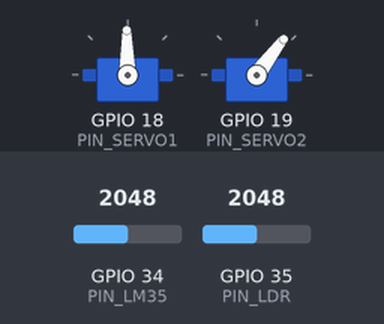
Bench run of a sketch on a simulated ESP32. Parts: 2 × servo. The inputs (shaded band) are chosen by the test bench; at power-on: GPIO 35 (PIN_LDR) = 2048, GPIO 34 (PIN_LM35) = 2048 (analog values on the 0–4095 scale). WiFi joins after 1.5 s; servers stay silent unless stated; uploads are accepted with an empty reply; the local clock reads 2024-03-15 10:24:30 at power-on unless the sketch sets it; what the sketch prints to the serial monitor is not drawn.

Above: at 3.9 s.
4.0 s: GPIO 35 (PIN_LDR) set to 2866
At 5.2 s:
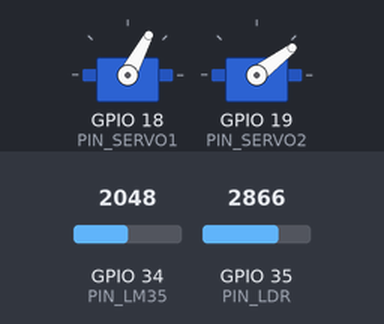
5.5 s: GPIO 35 (PIN_LDR) set to 3603
At 6.7 s:
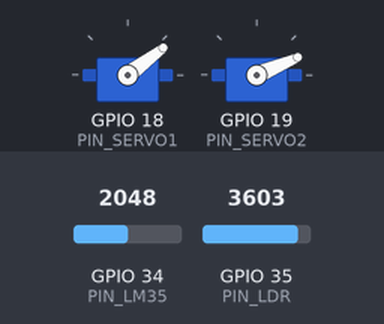
7.0 s: GPIO 35 (PIN_LDR) set to 1228
At 7.5 s:
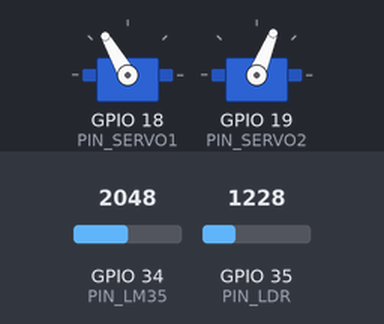
8.5 s: GPIO 35 (PIN_LDR) set to 491
At 8.9 s:
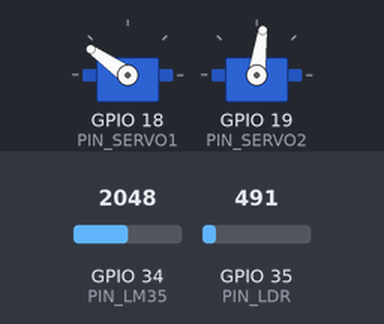
10.0 s: GPIO 35 (PIN_LDR) set to 2047
At 11.1 s:
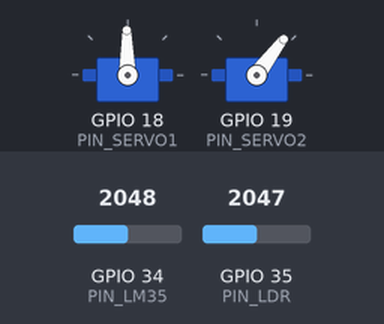
Timing chart, 0 to 12.5 s (numbered marks = the images above; inputs shaded):
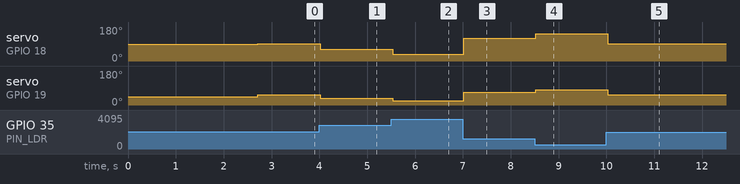

The sketch:

esp32_sensor_servo_monitor.ino
```cpp
/**
 * ============================================================================
 * ESP32 SENSOR MONITORING & AUTONOMOUS SERVO CONTROL FIRMWARE
 * College IoT Mini Project - Telemetry Transmission to Firebase RTDB
 * ============================================================================
 *
 * Hardware Setup:
 * - Microcontroller: ESP32 Dev Module
 * - Temperature Sensor: LM35 (Linear Centigrade Analog Sensor)
 * - Light Sensor: LDR (Light Dependent Resistor in Voltage Divider)
 * - Actuators: 2x 5V Hobby Servos (SG90 / MG90S / MG996R)
 *
 * CRITICAL ESP32 HARDWARE NOTE (ADC1 vs ADC2):
 * On the ESP32, ADC2 (GPIO 0, 2, 4, 12, 13, 14, 15, 25, 26, 27) CANNOT be used
 * when Wi-Fi is active. Always connect LM35 and LDR to ADC1 pins:
 * Recommended ADC1 Pins: GPIO 32, 33, 34, 35, 36 (VP), 39 (VN).
 *
 * Required Arduino Libraries (Install via Arduino Library Manager):
 * 1. ESP32 Servo by Kevin Harrington (or ESP32Servo by John K. Bennett)
 * 2. Firebase ESP32 Client by Mobizt (or standard HTTPClient)
 * 3. ArduinoJson by Benoit Blanchon (v6 or v7)
 * ============================================================================
 */

#include <WiFi.h>
#include <WiFiClientSecure.h>
#include <ESP32Servo.h>
#include <ArduinoJson.h>

// ============================================================================
// 1. CONFIGURATION PLACEHOLDERS (Fill these in with your real credentials)
// ============================================================================

// Wi-Fi Credentials (NEVER share or commit these to public git repositories)
const char* WIFI_SSID     = "YOUR_WIFI_SSID";
const char* WIFI_PASSWORD = "YOUR_WIFI_PASSWORD";

// Firebase Realtime Database Settings
// Example Database URL: "https://my-project-default-rtdb.firebaseio.com"
const char* FIREBASE_HOST = "https://YOUR_PROJECT_ID-default-rtdb.firebaseio.com";
const char* FIREBASE_AUTH = "YOUR_FIREBASE_DATABASE_SECRET_OR_WEB_API_KEY";

// Device Identifier (Matches website config)
const char* DEVICE_ID     = "ESP32_001";

// ============================================================================
// 2. GPIO PIN ASSIGNMENTS (Verify with your physical breadboard wiring)
// ============================================================================
// Use ADC1 pins for analog sensors to prevent Wi-Fi conflict:
const int PIN_LM35   = 34; // ADC1_CH6 (Input only pin, ideal for analog sensors)
const int PIN_LDR    = 35; // ADC1_CH7 (Input only pin, ideal for analog sensors)

// PWM Servo Pins:
const int PIN_SERVO1 = 18; // GPIO 18 (Primary / Azimuth axis)
const int PIN_SERVO2 = 19; // GPIO 19 (Secondary / Elevation axis)

// ============================================================================
// 3. SENSOR CALIBRATION CONSTANTS
// ============================================================================
const float ESP32_VREF_MV     = 3300.0; // 3.3V supply in millivolts
const float LM35_MV_PER_C     = 10.0;   // LM35 scale: 10 mV / °C
const int   ADC_RESOLUTION    = 4095;   // 12-bit ADC (0 to 4095)

// LDR Calibration (Adjust based on your ambient dark & bright readings)
const int   LDR_DARK_ADC      = 3800;   // ADC value when sensor is completely shadowed
const int   LDR_BRIGHT_ADC    = 350;    // ADC value in bright light
const bool  LDR_INVERT        = false;  // False = lower ADC is brighter (standard pull-down)

// Servo Objects
Servo servo1;
Servo servo2;

// ============================================================================
// 4. TIMING & NON-BLOCKING SCHEDULING (millis)
// ============================================================================
unsigned long lastLocalLoopMs      = 0;
const unsigned long LOCAL_LOOP_INTERVAL_MS = 50;  // 20 Hz fast sensor & servo control loop

unsigned long lastCurrentUploadMs  = 0;
const unsigned long CURRENT_UPLOAD_INTERVAL_MS = 3000; // Push latest reading every 3 sec

unsigned long lastHistoryUploadMs  = 0;
const unsigned long HISTORY_UPLOAD_INTERVAL_MS = 30000; // Save history log every 30 sec

// Sensor and Servo State Variables
float currentTemperatureC  = 25.0;
int   currentLdrRaw        = 2000;
int   currentLightPercent  = 50;
String currentLightCondition = "Moderate";
int   commandedServo1Angle = 90;
int   commandedServo2Angle = 45;

int   previousServo1Angle  = 90;
int   previousServo2Angle  = 45;
String previousCondition  = "Moderate";

// ============================================================================
// 5. HELPER: AVERAGE MULTI-SAMPLE ANALOG READ
// ============================================================================
int readAveragedAdc(int pin, int samples = 10) {
  long sum = 0;
  for (int i = 0; i < samples; i++) {
    sum += analogRead(pin);
    delayMicroseconds(100);
  }
  return (int)(sum / samples);
}

// ============================================================================
// 6. SENSOR CONVERSIONS
// ============================================================================
float calculateTemperature(int rawAdc) {
  // Convert ADC count to voltage in mV
  float voltageMv = ((float)rawAdc / (float)ADC_RESOLUTION) * ESP32_VREF_MV;
  // Convert mV to Celsius (10 mV per °C)
  float tempC = voltageMv / LM35_MV_PER_C;
  return tempC;
}

int calculateLightPercentage(int rawAdc) {
  float pct = 0.0;
  if (LDR_INVERT) {
    if (LDR_BRIGHT_ADC != LDR_DARK_ADC) {
      pct = ((float)(rawAdc - LDR_DARK_ADC) / (float)(LDR_BRIGHT_ADC - LDR_DARK_ADC)) * 100.0;
    }
  } else {
    if (LDR_DARK_ADC != LDR_BRIGHT_ADC) {
      pct = ((float)(LDR_DARK_ADC - rawAdc) / (float)(LDR_DARK_ADC - LDR_BRIGHT_ADC)) * 100.0;
    }
  }
  return constrain((int)round(pct), 0, 100);
}

String getLightCondition(int percentage) {
  if (percentage <= 30) return "Dark";
  if (percentage >= 70) return "Bright";
  return "Moderate";
}

// ============================================================================
// 7. AUTONOMOUS SERVO CONTROL LOGIC (RETAINED LOCALLY ON ESP32)
// ============================================================================
void executeAutonomousServoLogic(int lightPct) {
  // Example light tracking mapping:
  // In your project, replace or fine-tune this with your existing algorithm.
  // Servo 1 (Azimuth / Horizontal): moves between 30° and 150° based on light tracking
  commandedServo1Angle = map(lightPct, 0, 100, 30, 150);
  commandedServo1Angle = constrain(commandedServo1Angle, 0, 180);

  // Servo 2 (Elevation / Tilt): tilts upward towards bright light (20° to 85°)
  commandedServo2Angle = map(lightPct, 0, 100, 20, 85);
  commandedServo2Angle = constrain(commandedServo2Angle, 0, 180);

  // Send PWM command to servo motors
  servo1.write(commandedServo1Angle);
  servo2.write(commandedServo2Angle);
}

// ============================================================================
// 8. FIREBASE REST API TRANSMISSION (Clean, standard HTTPS REST without bloat)
// ============================================================================
void sendHttpPatch(const String& path, const String& jsonPayload) {
  if (WiFi.status() != WL_CONNECTED) return;

  WiFiClientSecure client;
  client.setInsecure(); // Skip SSL certificate verification for mini project convenience

  // Parse hostname from FIREBASE_HOST
  String host = FIREBASE_HOST;
  host.replace("https://", "");
  host.replace("http://", "");
  if (host.endsWith("/")) host.remove(host.length() - 1);

  if (!client.connect(host.c_str(), 443)) {
    Serial.println("[Firebase] HTTPS Connection failed");
    return;
  }

  String url = path + ".json";
  if (strlen(FIREBASE_AUTH) > 0 && String(FIREBASE_AUTH) != "YOUR_FIREBASE_DATABASE_SECRET_OR_WEB_API_KEY") {
    url += "?auth=" + String(FIREBASE_AUTH);
  }

  client.println("PATCH " + url + " HTTP/1.1");
  client.println("Host: " + host);
  client.println("Content-Type: application/json");
  client.println("Connection: close");
  client.print("Content-Length: ");
  client.println(jsonPayload.length());
  client.println();
  client.println(jsonPayload);

  // Read response status
  while (client.connected()) {
    String line = client.readStringUntil('\n');
    if (line == "\r") break;
  }
}

void sendHttpPost(const String& path, const String& jsonPayload) {
  if (WiFi.status() != WL_CONNECTED) return;

  WiFiClientSecure client;
  client.setInsecure();

  String host = FIREBASE_HOST;
  host.replace("https://", "");
  host.replace("http://", "");
  if (host.endsWith("/")) host.remove(host.length() - 1);

  if (!client.connect(host.c_str(), 443)) return;

  String url = path + ".json";
  if (strlen(FIREBASE_AUTH) > 0 && String(FIREBASE_AUTH) != "YOUR_FIREBASE_DATABASE_SECRET_OR_WEB_API_KEY") {
    url += "?auth=" + String(FIREBASE_AUTH);
  }

  client.println("POST " + url + " HTTP/1.1");
  client.println("Host: " + host);
  client.println("Content-Type: application/json");
  client.println("Connection: close");
  client.print("Content-Length: ");
  client.println(jsonPayload.length());
  client.println();
  client.println(jsonPayload);
}

// ============================================================================
// 9. TELEMETRY CLOUD PUBLISHERS
// ============================================================================
void publishCurrentReading() {
  StaticJsonDocument<256> doc;
  doc["temperatureC"]    = serialized(String(currentTemperatureC, 1));
  doc["ldrRaw"]          = currentLdrRaw;
  doc["lightPercentage"] = currentLightPercent;
  doc["lightCondition"]  = currentLightCondition;
  doc["servo1Angle"]     = commandedServo1Angle;
  doc["servo2Angle"]     = commandedServo2Angle;
  doc["timestamp"]       = (unsigned long)(time(nullptr)); // Epoch time (or millis offset)

  String jsonStr;
  serializeJson(doc, jsonStr);

  String currentPath = "/devices/" + String(DEVICE_ID) + "/current";
  sendHttpPatch(currentPath, jsonStr);
  Serial.printf("[Cloud] Updated current telemetry: Temp=%.1f°C, LDR=%d, Light=%d%%, S1=%d°, S2=%d°\n",
                currentTemperatureC, currentLdrRaw, currentLightPercent, commandedServo1Angle, commandedServo2Angle);
}

void publishHistoricalRecord() {
  StaticJsonDocument<256> doc;
  doc["temperatureC"]    = serialized(String(currentTemperatureC, 1));
  doc["ldrRaw"]          = currentLdrRaw;
  doc["lightPercentage"] = currentLightPercent;
  doc["lightCondition"]  = currentLightCondition;
  doc["servo1Angle"]     = commandedServo1Angle;
  doc["servo2Angle"]     = commandedServo2Angle;
  doc["timestamp"]       = (unsigned long)(time(nullptr));

  String jsonStr;
  serializeJson(doc, jsonStr);

  String historyPath = "/devices/" + String(DEVICE_ID) + "/history";
  sendHttpPost(historyPath, jsonStr);
  Serial.println("[Cloud] Logged historical record.");
}

void publishEvent(const String& type, const String& title, const String& description, const String& value, const String& severity) {
  StaticJsonDocument<256> doc;
  doc["type"]        = type;
  doc["title"]       = title;
  doc["description"] = description;
  doc["value"]       = value;
  doc["severity"]    = severity;
  doc["timestamp"]   = (unsigned long)(time(nullptr));

  String jsonStr;
  serializeJson(doc, jsonStr);

  String eventPath = "/devices/" + String(DEVICE_ID) + "/events";
  sendHttpPost(eventPath, jsonStr);
  Serial.println("[Cloud] Logged device event: " + title);
}

// ============================================================================
// 10. SETUP & INITIALIZATION
// ============================================================================
void setup() {
  Serial.begin(115200);
  delay(1000);
  Serial.println("\n--- ESP32 IoT Sensor & Servo Control System Initializing ---");

  // Configure ADC resolution
  analogReadResolution(12); // 12-bit (0 - 4095)

  // Attach Servos
  ESP32PWM::allocateTimer(0);
  ESP32PWM::allocateTimer(1);
  servo1.setPeriodHertz(50); // Standard 50Hz servo
  servo2.setPeriodHertz(50);
  servo1.attach(PIN_SERVO1, 500, 2400); // Standard microsecond pulse bounds
  servo2.attach(PIN_SERVO2, 500, 2400);

  // Set default initial servo position (e.g. Center 90° & 45°)
  servo1.write(90);
  servo2.write(45);

  // Initialize Wi-Fi connection in Station Mode (Non-blocking retry)
  Serial.printf("Connecting to Wi-Fi: %s", WIFI_SSID);
  WiFi.mode(WIFI_STA);
  WiFi.begin(WIFI_SSID, WIFI_PASSWORD);

  int attempts = 0;
  while (WiFi.status() != WL_CONNECTED && attempts < 20) {
    delay(500);
    Serial.print(".");
    attempts++;
  }

  if (WiFi.status() == WL_CONNECTED) {
    Serial.printf("\n[Wi-Fi] Connected! Local IP: %s\n", WiFi.localIP().toString().c_str());
    // Configure NTP time for accurate timestamps
    configTime(0, 0, "pool.ntp.org", "time.nist.gov");
    publishEvent("DEVICE_ONLINE", "Device Online", "ESP32 powered on and connected to Wi-Fi", "Online", "info");
  } else {
    Serial.println("\n[Wi-Fi] Not connected. Proceeding with local autonomous control.");
  }
}

// ============================================================================
// 11. MAIN LOOP (NON-BLOCKING)
// ============================================================================
void loop() {
  unsigned long currentMs = millis();

  // Task 1: Fast Local Sensor Reading & Servo Control (Every 50 ms)
  // This continues even if Wi-Fi is lost, ensuring servos operate smoothly.
  if (currentMs - lastLocalLoopMs >= LOCAL_LOOP_INTERVAL_MS) {
    lastLocalLoopMs = currentMs;

    // Read Sensors
    currentLdrRaw = readAveragedAdc(PIN_LDR, 8);
    int rawLm35Adc = readAveragedAdc(PIN_LM35, 10);

    // Compute Physical Values
    currentTemperatureC = calculateTemperature(rawLm35Adc);
    currentLightPercent = calculateLightPercentage(currentLdrRaw);
    currentLightCondition = getLightCondition(currentLightPercent);

    // Execute Autonomous Servo Control
    executeAutonomousServoLogic(currentLightPercent);

    // Detect Meaningful State Transitions for Event Logging
    if (currentLightCondition != previousCondition) {
      publishEvent("LIGHT_CONDITION_CHANGED",
                   "Light Condition Transition",
                   "Ambient light changed from " + previousCondition + " to " + currentLightCondition,
                   currentLightCondition + " (" + String(currentLightPercent) + "%)",
                   currentLightCondition == "Bright" ? "warning" : "info");
      previousCondition = currentLightCondition;
    }

    if (abs(commandedServo1Angle - previousServo1Angle) >= 20) {
      publishEvent("SERVO1_COMMANDED_CHANGE",
                   "Servo 1 Repositioned",
                   "Azimuth angle commanded to " + String(commandedServo1Angle) + "°",
                   String(commandedServo1Angle) + "°",
                   "info");
      previousServo1Angle = commandedServo1Angle;
    }
  }

  // Task 2: Publish Current Telemetry to Firebase RTDB (Every 3 seconds)
  if (WiFi.status() == WL_CONNECTED && (currentMs - lastCurrentUploadMs >= CURRENT_UPLOAD_INTERVAL_MS)) {
    lastCurrentUploadMs = currentMs;
    publishCurrentReading();
  }

  // Task 3: Publish Historical Record to Firebase RTDB (Every 30 seconds)
  if (WiFi.status() == WL_CONNECTED && (currentMs - lastHistoryUploadMs >= HISTORY_UPLOAD_INTERVAL_MS)) {
    lastHistoryUploadMs = currentMs;
    publishHistoricalRecord();
  }
}
```

Measured:
- after the input at 4.0 s, servo on GPIO 18 (PIN_SERVO1): 91° → 62° at once; servo on GPIO 19 (PIN_SERVO2): 53° → 37° at once
- after the input at 5.5 s, servo on GPIO 18 (PIN_SERVO1): 62° → 37° at once; servo on GPIO 19 (PIN_SERVO2): 37° → 23° at once
- after the input at 7.0 s, servo on GPIO 18 (PIN_SERVO1): 37° → 120° at once; servo on GPIO 19 (PIN_SERVO2): 23° → 68° at once
- after the input at 8.5 s, servo on GPIO 18 (PIN_SERVO1): 120° → 145° at once; servo on GPIO 19 (PIN_SERVO2): 68° → 82° at once
- after the input at 10.0 s, servo on GPIO 18 (PIN_SERVO1): 145° → 91° at once; servo on GPIO 19 (PIN_SERVO2): 82° → 53° at once
